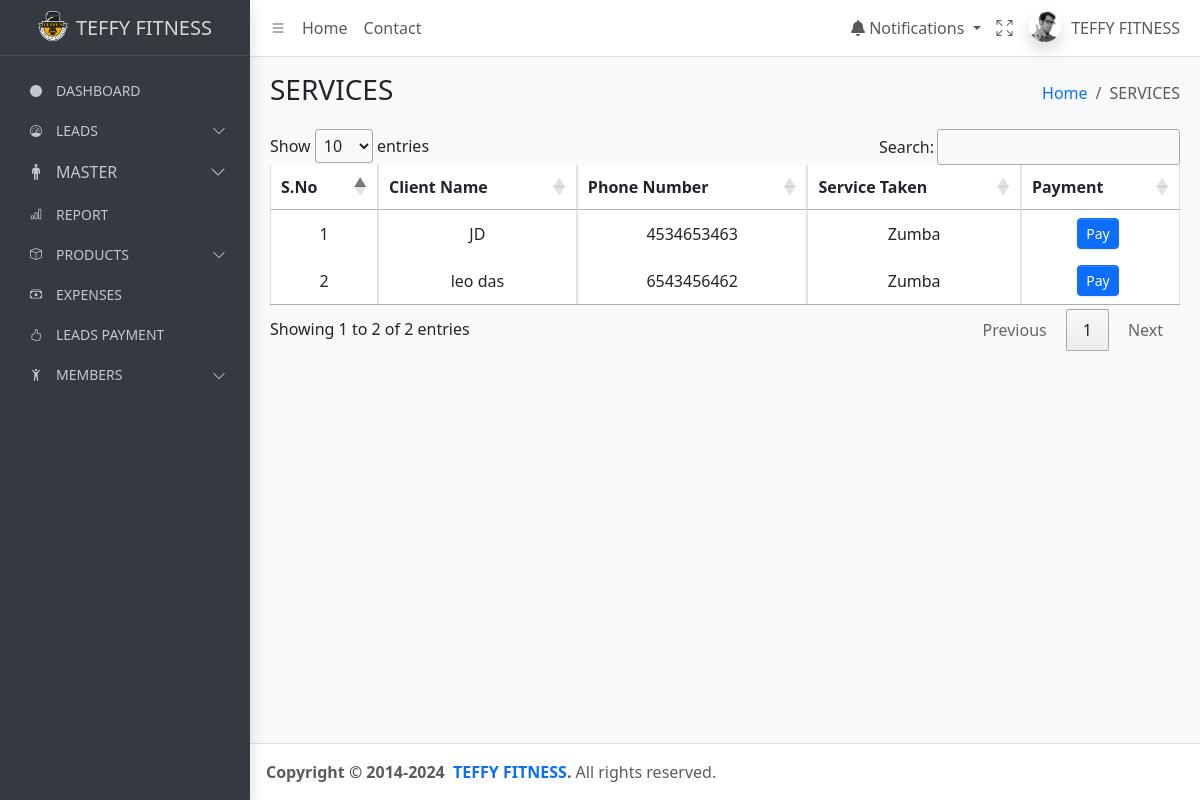
The page /overall-services/ on the database as committed earlier.
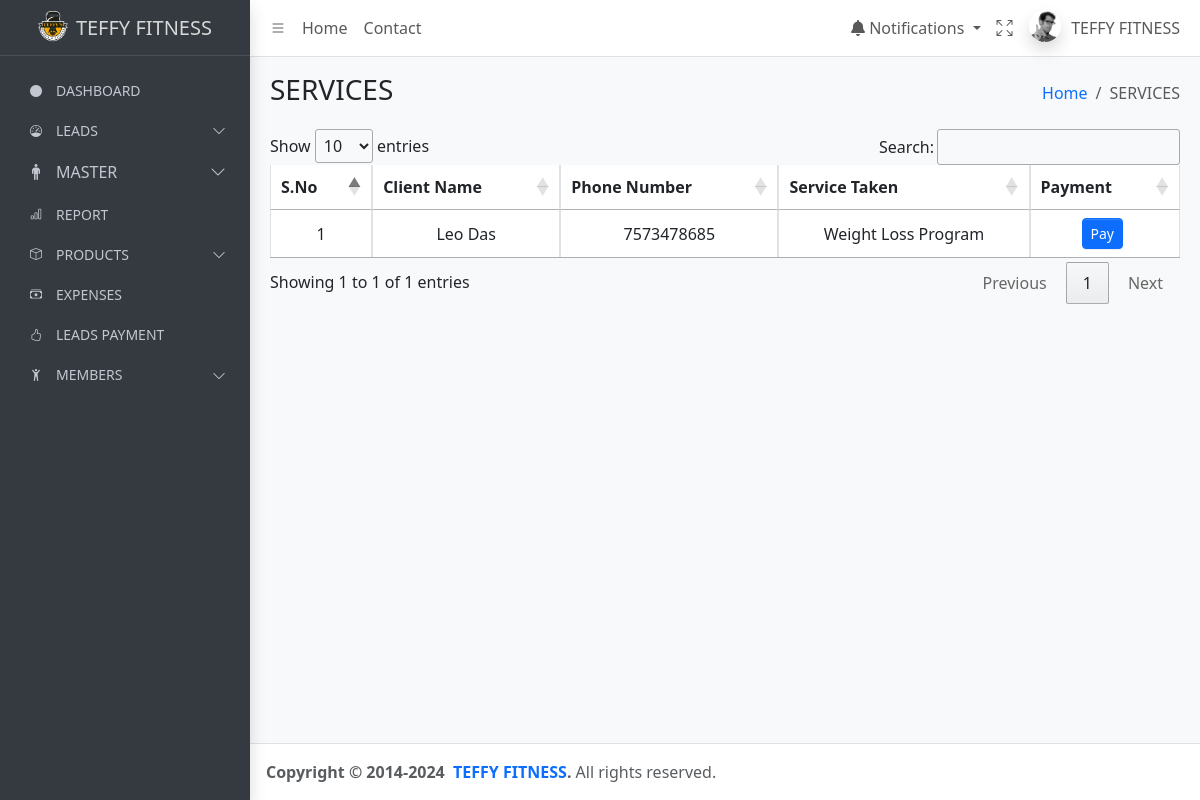
The same page on the database as committed later.
### teffyapp/models.py (models this page shows, shortened)
class PersonalInformation(models.Model):
    name = models.CharField(max_length=50)
    address = models.TextField()
    occupation = models.CharField(max_length=50)
    gender = models.CharField(max_length=10)
    mobile_number = models.CharField(max_length=12)
    email = models.EmailField()
    perfect_body = models.CharField(max_length=20,null=True,blank=True)
    body_type=models.CharField(max_length=20,null=True,blank=True)
    goal=models.CharField(max_length=30,null=True,blank=True)
    body_you_want = models.CharField(max_length=50, null=True,blank=True)
    level_of_body_fat = models.CharField(max_length=50,null=True,blank=True)
    problem_areas = models.CharField(max_length=50,null=True,blank=True)
    diets = models.CharField(max_length=70,null=True,blank=True)
    water_you_drink_daily = models.CharField(max_length=50,null=True,blank=True)
    eat_or_dividie_foods_or_beverages = models.CharField(max_length=70,blank=True,null=True)
    event_coming_up = models.CharField(max_length=50,null=True,blank=True)
    height = models.CharField(max_length=50)
    current_weight = models.CharField(max_length=50)
    target_weight = models.CharField(max_length=50)
    level_of_fitness = models.CharField(max_length=50,null=True,blank=True)
    reason = models.TextField(blank=True, null=True)  # New field for pending reason
    status = models.CharField(max_length=20, default='new')  # Track the status of the lead
    follow_up_date = models.DateTimeField(default=timezone.now)
    created_date = models.DateTimeField(default=timezone.now)
    services = models.ForeignKey(Service, on_delete=models.SET_NULL, null=True, related_name="users")
    assigned_date = models.DateField(default=timezone.now)
    renewal_date = models.DateField(null=True, blank=True)
    expiry_date = models.DateField(null=True, blank=True)
    plan_leads = models.ForeignKey(to=Plan, on_delete=models.SET_NULL, null=True, related_name="plan_leads")

class Service(models.Model):
    name = models.CharField(max_length=100)
    duration = models.CharField(max_length=50, null=True, blank=True)
    prices = models.PositiveIntegerField(null=True, blank=True)
    group = models.CharField(max_length=100, null=True, blank=True)
    sessions = models.CharField(max_length=100,null=True, blank=True)

### teffyapp/views.py (the view)
# urls.py: path('overall-services/',overall_services, name='overall_services'),
def overall_services(request):
        client_details = PersonalInformation.objects.filter(status='converted')
        print("Number of clients:", client_details.count())
        for client in client_details:
            print(f"Client: {client.name}, Service: {client.services.name if client.services else 'No Service'}")
        services = Service.objects.all()
        context = {
            "client_details": client_details,
            "services_taken": services,
        }
        return render(request, "overall-service.html", context)

### templates/overall-service.html (shortened to what this page needs)
{% extends "base.html" %}
{% load static %}
{% block content %}
<main class="app-main">
  <div class="app-content-header">
      <div class="container-fluid">
          <div class="row">
              <div class="col-sm-6">
                  <h3 class="mb-0">SERVICES</h3>
              </div>
              <div class="col-sm-6">
                  <ol class="breadcrumb float-sm-end">
                      <li class="breadcrumb-item"><a href="/main/">Home</a></li>
                      <li class="breadcrumb-item active" aria-current="page">SERVICES</li>
                  </ol>
              </div>
          </div>
      </div>
  </div>
  <div class="app-content">
      <div class="container-fluid">
          <div class="row">
              <div class="col-12">
                  <table id="example1" class="table table-bordered">
                      <thead>
                          <tr>
                              <th>S.No</th>
                              <th>Client Name</th>
                              <th>Phone Number</th>
                              <th>Service Taken</th>
                              <th>Payment</th>
                          </tr>
                      </thead>
                      <tbody>
                        {% if client_details %}
                          {% for client in client_details %}
                          <tr>
                              <td>{{ forloop.counter }}</td>
                              <td>{{ client.name }}</td>
                              <td>{{ client.mobile_number }}</td>
                              <td>{{ client.services.name }}</td>
                              <td>
                                <a href="{% url 'payment_page' client.id %}" class="btn btn-primary btn-sm">Pay</a>
                              </td>
                          </tr>
                          {% endfor %}
                        {% else %}
                          <tr>
                              <td colspan="4" class="text-center">No clients found matching the criteria.</td>
                          </tr>
                        {% endif %}
                      </tbody>
                  </table>
              </div>
          </div>
      </div>
  </div>
</main>
{% endblock content %}

### templates/base.html (shortened to what this page needs)
{% load static %}
<!DOCTYPE html>
<html lang="en">
<head>
    <link href="https://cdn.jsdelivr.net/npm/bootstrap-icons/font/bootstrap-icons.css" rel="stylesheet">
    <link href="https://cdn.jsdelivr.net/npm/bootstrap@5.3.0-alpha1/dist/css/bootstrap.min.css" rel="stylesheet">
    <link rel="stylesheet" href="https://cdn.jsdelivr.net/npm/@fontsource/source-sans-3@5.0.12/index.css">
    <link rel="stylesheet" href="https://cdn.jsdelivr.net/npm/overlayscrollbars@2.3.0/styles/overlayscrollbars.min.css">
    <link rel="stylesheet" href="https://cdn.jsdelivr.net/npm/bootstrap-icons@1.11.0/font/bootstrap-icons.min.css">
    <link rel="stylesheet" href="/static/adminlte.css">
    <link href="https://cdnjs.cloudflare.com/ajax/libs/font-awesome/5.15.4/css/all.min.css" rel="stylesheet">
    <link rel="stylesheet" href="https://cdn.datatables.net/1.13.4/css/jquery.dataTables.min.css">
    <link href="https://cdn.jsdelivr.net/npm/bootstrap@5.3.2/dist/css/bootstrap.min.css" rel="stylesheet">
    <link rel="stylesheet" href="https://cdnjs.cloudflare.com/ajax/libs/font-awesome/6.0.0-beta3/css/all.min.css">
    <link rel="stylesheet" href="https://cdnjs.cloudflare.com/ajax/libs/font-awesome/6.4.2/css/all.min.css">
    <link href="https://cdn.jsdelivr.net/npm/bootstrap@5.3.0-alpha1/dist/css/bootstrap.min.css" rel="stylesheet">
    <link rel="stylesheet" href="https://cdn.jsdelivr.net/npm/@fontsource/source-sans-3@5.0.12/index.css">
    <link rel="stylesheet" href="https://cdn.jsdelivr.net/npm/overlayscrollbars@2.3.0/styles/overlayscrollbars.min.css">
    <link rel="stylesheet" href="https://cdn.jsdelivr.net/npm/bootstrap-icons@1.11.0/font/bootstrap-icons.min.css">
    <link rel="stylesheet" href="https://cdn.jsdelivr.net/npm/apexcharts@3.37.1/dist/apexcharts.css">
    <link rel="stylesheet" href="https://cdn.jsdelivr.net/npm/jsvectormap@1.5.3/dist/css/jsvectormap.min.css">
</head>
<body class="layout-fixed sidebar-expand-lg bg-body-tertiary">
    <div class="app-wrapper">
        <nav class="app-header navbar navbar-expand bg-body">
            <div class="container-fluid">
                <ul class="navbar-nav">
                    <li class="nav-item"> <a class="nav-link" data-lte-toggle="sidebar" href="#" role="button"> <i class="bi bi-list"></i> </a> </li>
                    <li class="nav-item d-none d-md-block"> <a href="#" class="nav-link">Home</a> </li>
                    <li class="nav-item d-none d-md-block"> <a href="#" class="nav-link">Contact</a> </li>
                </ul>
                <ul class="navbar-nav ms-auto">
                    <li class="nav-item dropdown">
                        <a class="nav-link dropdown-toggle" href="#" id="notificationsDropdown" role="button" data-bs-toggle="dropdown" aria-expanded="false">
                            <i class="fas fa-bell"></i> Notifications
                        </a>
                    </li>
                    <li class="nav-item">
                        <a class="nav-link" href="#" data-lte-toggle="fullscreen">
                            <i data-lte-icon="maximize" class="bi bi-arrows-fullscreen"></i>
                        </a>
                    </li>
                    <li class="nav-item dropdown user-menu">
                        <a href="#" class="nav-link dropdown-toggle" data-bs-toggle="dropdown">
                            <img src="/static/image/user2-160x160.jpg" class="user-image rounded-circle shadow" alt="User Image">
                            <span class="d-none d-md-inline">TEFFY FITNESS</span>
                        </a>
                    </li>
                </ul>
            </div>
         </nav>
        <aside class="app-sidebar bg-body-secondary shadow" data-bs-theme="dark">
            <div class="sidebar-brand">
                <a href="/main/" class="brand-link">
                    <img src="/static/image/n1.png" alt="AdminLTE Logo" class="brand-image">
                    <span class="brand-text fw-light">TEFFY FITNESS</span>
                </a>
            </div>
            <div class="sidebar-wrapper">
                <nav class="mt-2">
                    <ul class="nav sidebar-menu flex-column" data-lte-toggle="treeview" role="menu" data-accordion="false">
                        <li class="nav-item">
                            <a href="{% url 'main' %}" class="nav-link" >
                                <i class="nav-icon bi-circle-fill" style="font-size: 12px;"></i>
                                <p style="font-size: 14px;">DASHBOARD</p>
                            </a>
                        <li class="nav-item">
                            <a href="#" class="nav-link" data-bs-toggle="collapse" data-bs-target="#leadsMenu" aria-expanded="false">
                                <i class="nav-icon bi bi-speedometer" style="font-size: 12px;"></i>
                                <p style="font-size: 14px;">LEADS </p>
                            </a>
                        </li>
                        <li class="nav-item">
                            <a href="#" class="nav-link" data-bs-toggle="collapse" data-bs-target="#masterMenu" aria-expanded="false">
                                <i class="nav-icon bi bi-person-standing"></i>
                                <p>MASTER </p>
                            </a>
                        </li>
                        <li class="nav-item">
                            <a href="/report/" class="nav-link">
                                <i class="nav-icon bi bi-bar-chart" style="font-size: 12px;"></i>
                                <p style="font-size: 14px;">REPORT</p>
                            </a>
                        </li>
                        <li class="nav-item">
                            <a href="#" class="nav-link" data-bs-toggle="collapse" data-bs-target="#productsMenu" aria-expanded="false">
                                <i class="nav-icon bi bi-box" style="font-size: 12px;"></i>
                                <p style="font-size: 14px;">PRODUCTS </p>
                            </a>
                        </li>
                        <li class="nav-item">
                            <a href="/expenses/" class="nav-link">
                                <i class="nav-icon bi bi-cash-stack" style="font-size: 12px;"></i>
                                <p style="font-size: 14px;">EXPENSES</p>
                            </a>
                        </li>
                        <li class="nav-item">
                            <a href="/overall-services/" class="nav-link">
                                <i class="nav-icon bi bi-hand-thumbs-up" style="font-size: 12px;"></i>
                                <p style="font-size: 14px;">LEADS PAYMENT</p>
                            </a>
                        </li>
                        <li class="nav-item">
                            <a href="#" class="nav-link" data-bs-toggle="collapse" data-bs-target="#productsMenu" aria-expanded="false">
                                <i class="nav-icon bi bi-person-arms-up" style="font-size: 12px;"></i>
                                <p style="font-size: 14px;">MEMBERS</p>
                            </a>
                </nav>
            </div>
        </aside>
        {% block content %}
        {% endblock content %}
        {% include "footer.html" %}
</body>
</html>

### templates/footer.html (shortened to what this page needs)
<footer class="app-footer">
    <strong>
        Copyright &copy; 2014-2024&nbsp;
        <a href="https://adminlte.io" class="text-decoration-none">TEFFY FITNESS</a>.
    </strong>
    All rights reserved.
</footer>
</div>

Rows that differ between the two databases and show on the page:
removed PersonalInformation: name "JD", mobile_number "4534653463", services.name "Zumba"
removed PersonalInformation: name "leo das", mobile_number "6543456462", services.name "Zumba"
added PersonalInformation: name "Leo Das", mobile_number "7573478685", services.name "Weight Loss Program"
Other text that changed with them:
text written by a page script: "Show entries Search: Showing 1 to 2 of 2 entries Previous 1 Next" → "Show entries Search: Showing 1 to 1 of 1 entries Previous 1 Next"
